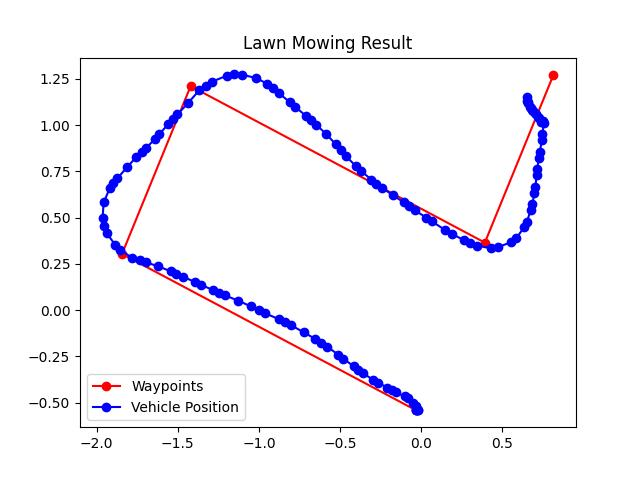
#> input picture asset/LM_movement.jpg, 640 x 480 px; its folder holds only this picture in this run
$ python -i centralimaged.py   (imports and definitions only)
#> lines starting #> are read from the running program, lines starting #| are printed output that depends on the picture
import cv2
import numpy as np
from natsort import natsorted
import glob


class ImageProcessor:
    def __init__(self, scale=1.0):
#> further down, picture is the input picture: shape (480, 640, 3); mean B, G, R 248.4, 242.7, 244.1
        self.scale = scale

    def wb_opencv(self, img):
        """Performs white balance on the image using OpenCV."""
        wb = cv2.xphoto.createSimpleWB()
        wb_img = wb.balanceWhite(img)
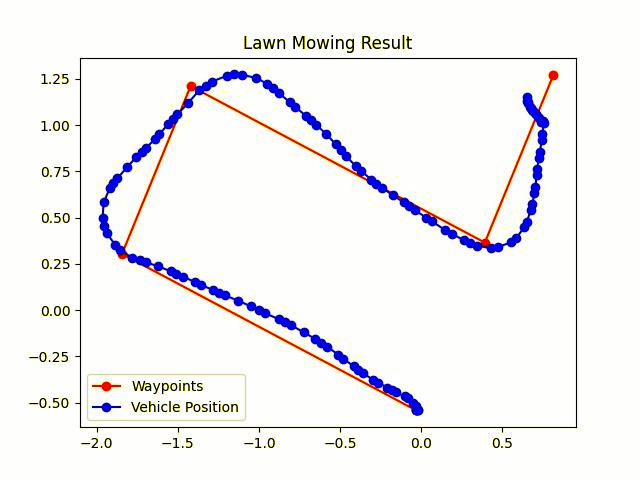
#> wb_img: shape (480, 640, 3); mean B, G, R 243.5, 241.6, 243
        return wb_img

    def chanelClahe(self, channel):
        """Applies CLAHE to a single image channel."""
        clahe = cv2.createCLAHE(clipLimit=2.0, tileGridSize=(4, 4))
        channel_clahe = clahe.apply(channel)
        return channel_clahe

    def imagePreProcess(self, imagetobeprocessed):
        """Applies white balance and CLAHE preprocessing to the image."""
        imagetobeprocessed = self.wb_opencv(imagetobeprocessed)

        lab_image = cv2.cvtColor(imagetobeprocessed, cv2.COLOR_BGR2LAB)
#> lab_image: shape (480, 640, 3); mean of channels 0, 1, 2 243.7, 129.8, 127.1
        l_channel, a_channel, b_channel = cv2.split(lab_image)
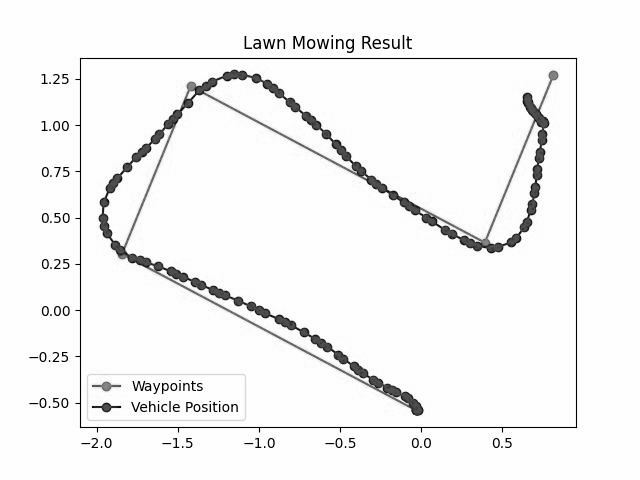
#> l_channel: shape (480, 640); min 0, max 254, mean 243.7
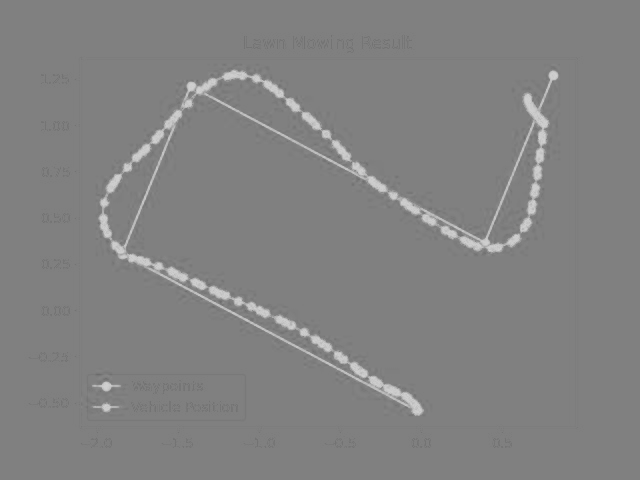
#> a_channel: shape (480, 640); min 107, max 208, mean 129.8
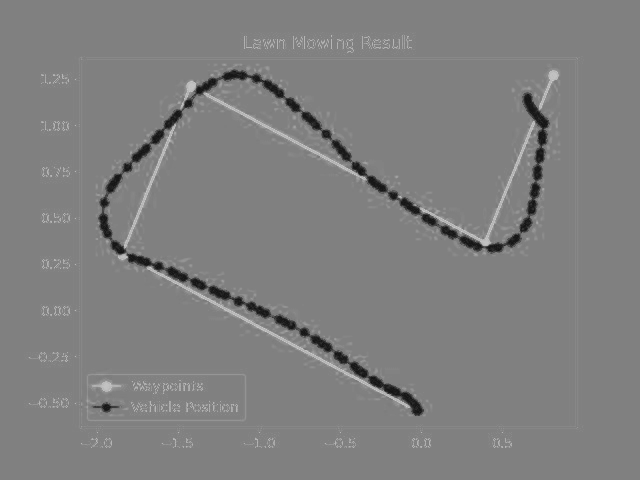
#> b_channel: shape (480, 640); min 21, max 205, mean 127.1

        l_channel_clahe = self.chanelClahe(l_channel)

        merged_lab = cv2.merge((l_channel_clahe, a_channel, b_channel))
#> merged_lab: shape (480, 640, 3); mean of channels 0, 1, 2 242.5, 129.8, 127.1
        final_img_lab = cv2.cvtColor(merged_lab, cv2.COLOR_LAB2BGR)

        return final_img_lab

    # [84 lines left out: functions resizeImage, stitch_images_central, overlay_images, not called in this run]


imagescale = 1
ip = ImageProcessor(imagescale)

imagePaths = natsorted(list(glob.glob("./st1/*")))
# imagePaths = natsorted(list(glob.glob("../../Images/seaTrial30pics/*")))
imagePaths = natsorted(list(glob.glob("../../Images/60fps_office/*")))

images = []


# Initialize the SIFT detector
sift = cv2.SIFT.create() # cv.NORM_L2
orb = cv2.ORB.create() # cv2.NORM_HAMMING
brisk = cv2.BRISK.create() # cv.NORM_L2
akaze = cv2.AKAZE.create() # cv.NORM_L2

# [16 lines not run here, left out]

# [[0, 204, 74, 233],
#  [204, 0, 306, 42],
#  [74, 306, 0, 0],
#  [233, 42, 0, 0]]

>>> import cv2
>>> picture = cv2.imread('../../../../asset/LM_movement.jpg')
>>> result = ImageProcessor().imagePreProcess(picture)
